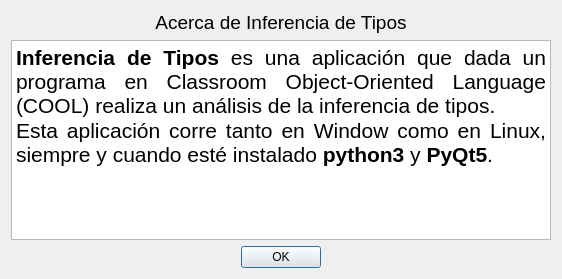
<?xml version="1.0" encoding="UTF-8"?>
<ui version="4.0">
 <class>AcercaInferenciaTipos</class>
 <widget class="QDialog" name="AcercaInferenciaTipos">
  <property name="geometry">
   <rect>
    <x>0</x>
    <y>0</y>
    <width>562</width>
    <height>279</height>
   </rect>
  </property>
  <property name="windowTitle">
   <string>Acerca de Inferencia de Tipos</string>
  </property>
  <property name="windowIcon">
   <iconset>
    <normaloff>../../images/Qt.ico</normaloff>../../images/Qt.ico</iconset>
  </property>
  <layout class="QGridLayout" name="gridLayout">
   <item row="2" column="0">
    <widget class="QDialogButtonBox" name="buttonBox">
     <property name="orientation">
      <enum>Qt::Horizontal</enum>
     </property>
     <property name="standardButtons">
      <set>QDialogButtonBox::Ok</set>
     </property>
     <property name="centerButtons">
      <bool>true</bool>
     </property>
    </widget>
   </item>
   <item row="1" column="0">
    <widget class="QTextBrowser" name="textBrowser">
     <property name="html">
      <string>&lt;!DOCTYPE HTML PUBLIC &quot;-//W3C//DTD HTML 4.0//EN&quot; &quot;http://www.w3.org/TR/REC-html40/strict.dtd&quot;&gt;
&lt;html&gt;&lt;head&gt;&lt;meta name=&quot;qrichtext&quot; content=&quot;1&quot; /&gt;&lt;style type=&quot;text/css&quot;&gt;
p, li { white-space: pre-wrap; }
&lt;/style&gt;&lt;/head&gt;&lt;body style=&quot; font-family:'Ubuntu'; font-size:11pt; font-weight:400; font-style:normal;&quot;&gt;
&lt;p align=&quot;justify&quot; style=&quot; margin-top:0px; margin-bottom:0px; margin-left:0px; margin-right:0px; -qt-block-indent:0; text-indent:0px;&quot;&gt;&lt;span style=&quot; font-family:'MS Shell Dlg 2'; font-size:16pt; font-weight:600; color:#000000;&quot;&gt;Inferencia de Tipos&lt;/span&gt;&lt;span style=&quot; font-family:'MS Shell Dlg 2'; font-size:16pt; color:#005500;&quot;&gt; &lt;/span&gt;&lt;span style=&quot; font-family:'MS Shell Dlg 2'; font-size:16pt; color:#000000;&quot;&gt;es una aplicación que dada un programa en Classroom Object-Oriented Language (COOL) realiza un análisis de la inferencia de tipos.&lt;/span&gt;&lt;/p&gt;
&lt;p align=&quot;justify&quot; style=&quot; margin-top:0px; margin-bottom:0px; margin-left:0px; margin-right:0px; -qt-block-indent:0; text-indent:0px;&quot;&gt;&lt;span style=&quot; font-family:'MS Shell Dlg 2'; font-size:16pt; color:#000000;&quot;&gt;Esta aplicación corre tanto en Window como en Linux, siempre y cuando esté instalado &lt;/span&gt;&lt;span style=&quot; font-family:'MS Shell Dlg 2'; font-size:16pt; font-weight:600; color:#000000;&quot;&gt;python3&lt;/span&gt;&lt;span style=&quot; font-family:'MS Shell Dlg 2'; font-size:16pt; color:#000000;&quot;&gt; y &lt;/span&gt;&lt;span style=&quot; font-family:'MS Shell Dlg 2'; font-size:16pt; font-weight:600; color:#000000;&quot;&gt;PyQt5&lt;/span&gt;&lt;span style=&quot; font-family:'MS Shell Dlg 2'; font-size:16pt; color:#000000;&quot;&gt;.&lt;/span&gt;&lt;/p&gt;&lt;/body&gt;&lt;/html&gt;</string>
     </property>
    </widget>
   </item>
   <item row="0" column="0">
    <widget class="QLabel" name="label">
     <property name="font">
      <font>
       <family>Tahoma</family>
       <pointsize>14</pointsize>
      </font>
     </property>
     <property name="text">
      <string>&lt;html&gt;&lt;head/&gt;&lt;body&gt;&lt;p align=&quot;center&quot;&gt;Acerca de Inferencia de Tipos&lt;/p&gt;&lt;/body&gt;&lt;/html&gt;</string>
     </property>
    </widget>
   </item>
  </layout>
 </widget>
 <resources/>
 <connections>
  <connection>
   <sender>buttonBox</sender>
   <signal>accepted()</signal>
   <receiver>AcercaInferenciaTipos</receiver>
   <slot>accept()</slot>
   <hints>
    <hint type="sourcelabel">
     <x>248</x>
     <y>254</y>
    </hint>
    <hint type="destinationlabel">
     <x>157</x>
     <y>274</y>
    </hint>
   </hints>
  </connection>
  <connection>
   <sender>buttonBox</sender>
   <signal>rejected()</signal>
   <receiver>AcercaInferenciaTipos</receiver>
   <slot>reject()</slot>
   <hints>
    <hint type="sourcelabel">
     <x>316</x>
     <y>260</y>
    </hint>
    <hint type="destinationlabel">
     <x>286</x>
     <y>274</y>
    </hint>
   </hints>
  </connection>
 </connections>
</ui>
